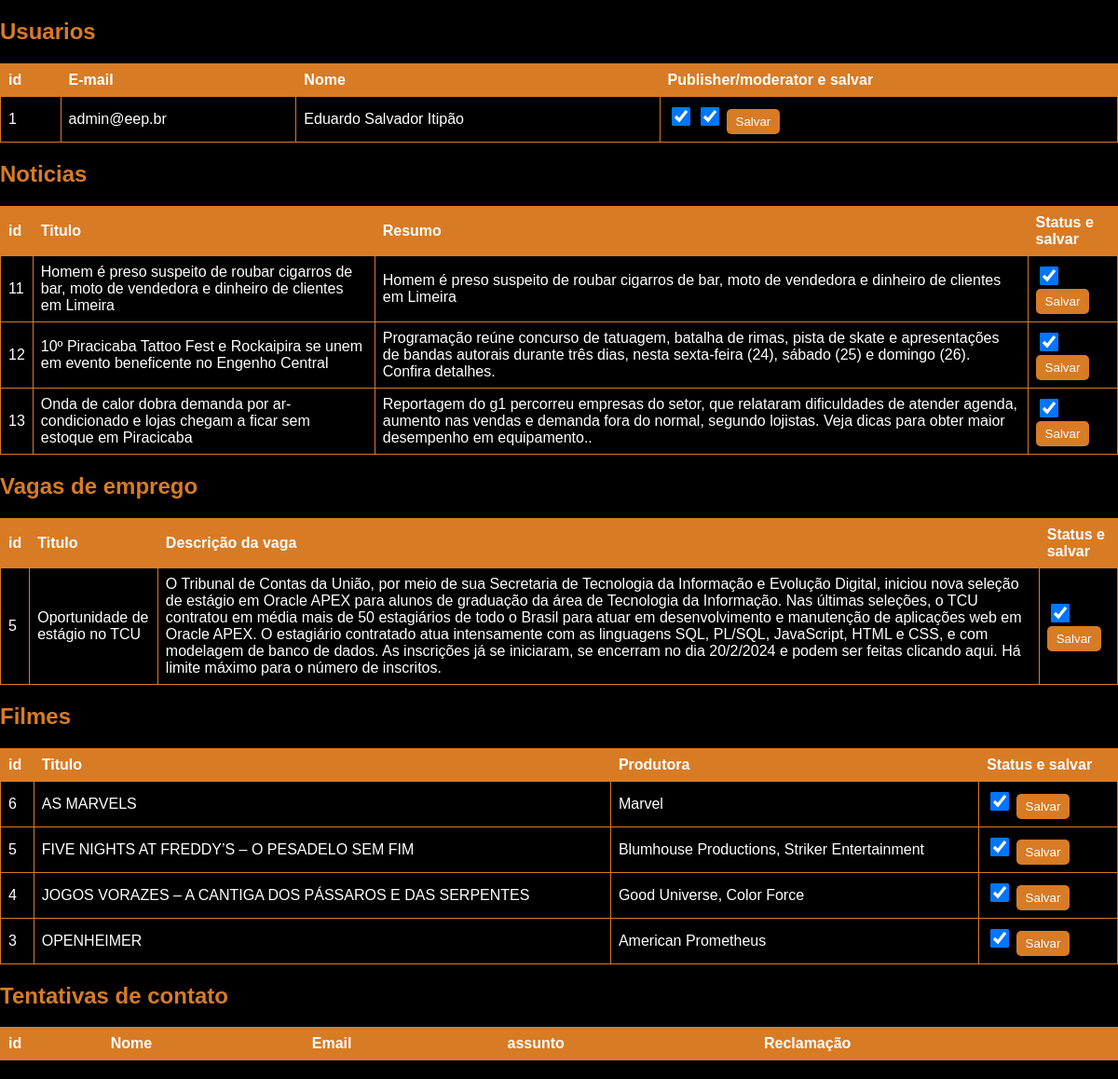
The page /admin.php (signed in) on the database its author committed.
### tables this page shows
CREATE TABLE `usuarios` (
  `id` int(11) NOT NULL,
  `email` varchar(100) NOT NULL,
  `nome` varchar(200) NOT NULL,
  `senha` varchar(30) NOT NULL,
  `publisher` tinyint(1) NOT NULL DEFAULT 0,
  `moderator` tinyint(1) NOT NULL DEFAULT 0,
  `DATACADASTRO` timestamp NOT NULL DEFAULT current_timestamp() ON UPDATE current_timestamp()
);

CREATE TABLE `news` (
  `id` int(11) NOT NULL,
  `titulo` text NOT NULL,
  `noticia` longtext NOT NULL,
  `imagem` varchar(50) NOT NULL,
  `resumo` longtext NOT NULL,
  `autor` varchar(200) NOT NULL,
  `DATACADASTRO` timestamp NOT NULL DEFAULT current_timestamp() ON UPDATE current_timestamp(),
  `stat` tinyint(1) NOT NULL DEFAULT 0
);

CREATE TABLE `classificados` (
  `id` int(11) NOT NULL,
  `titulo` tinytext NOT NULL,
  `descrição` mediumtext NOT NULL,
  `imagem` varchar(50) NOT NULL,
  `link` varchar(100) NOT NULL,
  `empresa` tinytext NOT NULL,
  `DATACADASTRO` timestamp NOT NULL DEFAULT current_timestamp() ON UPDATE current_timestamp(),
  `stat` tinyint(1) NOT NULL DEFAULT 0
);

CREATE TABLE `filmes` (
  `id` int(11) NOT NULL,
  `titulo` tinytext NOT NULL,
  `descrição` mediumtext NOT NULL,
  `imagem` varchar(100) NOT NULL,
  `link` varchar(100) NOT NULL,
  `produtora` tinytext NOT NULL,
  `DATACADASTRO` timestamp NOT NULL DEFAULT current_timestamp() ON UPDATE current_timestamp(),
  `stat` tinyint(1) NOT NULL DEFAULT 0
);

### admin.php (the view, shortened to what this page needs)
<!DOCTYPE html>
<html>
<head>
</head>
<body>
<?php
require_once 'conecta.php';
$usuarios = "SELECT id, email, nome, publisher, moderator FROM usuarios";
$con = $mysqli->query($usuarios) or die($mysqli->error);
?>
<h2>Usuarios</h2>
<form method="post">
    <table>
        <thead>
            <tr>
                <th>id</th>
                <th>E-mail</th>
                <th>Nome</th>
                <th>Publisher/moderator e salvar</th>
            </tr>
        </thead>
        <tbody>
            <?php
            while ($usuario = $con->fetch_array()) { ?>
                <tr>
                <td> <?php echo $usuario['id'] ?></td>
                <td> <?php echo $usuario['email'] ?></td>
                <td> <?php echo $usuario['nome'] ?></td>
                <td>
                    <form method="post" action="editar_user.php">
                        <input type="checkbox" name="publisher" value="" <?php if($usuario['publisher']){echo "checked";}else{echo "";}?>>
                        <input type="checkbox" name="moderator" value="" <?php if($usuario['moderator']){echo "checked";}else{echo "";}?>>
                        <input type="submit" value="Salvar">
                    </form>
                </td>
                </tr>
           <?php } ?>
        </tbody>
    </table>
</form>
<?php
$news = "SELECT id, titulo, resumo, stat FROM news ORDER BY DATACADASTRO DESC";
$connews = $mysqli->query($news) or die($mysqli->error);
?>
<h2>Noticias</h2>
    <table>
        <thead>
            <tr>
                <th>id</th>
                <th>Titulo</th>
                <th>Resumo</th>
                <th>Status e salvar</th>
            </tr>
        </thead>
        <tbody>
            <?php
            while ($news = $connews->fetch_array()) { ?>
                <tr>
                <td> <?php echo $news['id'] ?></td>
                <td> <?php echo $news['titulo'] ?></td>
                <td> <?php echo $news['resumo'] ?></td>
                <td>
                    <form method="post" action="editar_not.php">
                        <input type="checkbox" name="ativa" value="" <?php if($news['stat']){echo "checked";}else{echo "";}?>>
                        <input type="submit" value="Salvar">
                    </form>
                </td>
                </tr>
           <?php } ?>
        </tbody>
    </table>
<?php
$class = "SELECT id, titulo, descrição, stat FROM classificados ORDER BY DATACADASTRO DESC";
$conclass = $mysqli->query($class) or die($mysqli->error);
?>
<h2>Vagas de emprego</h2>
    <table>
        <thead>
            <tr>
                <th>id</th>
                <th>Titulo</th>
                <th>Descrição da vaga</th>
                <th>Status e salvar</th>
            </tr>
        </thead>
        <tbody>
            <?php
            while ($class = $conclass->fetch_array()) { ?>
                <tr>
                <td> <?php echo $class['id'] ?></td>
                <td> <?php echo $class['titulo'] ?></td>
                <td> <?php echo $class['descrição'] ?></td>
                <td>
                    <form method="post" action="editar_class.php">
                        <input type="checkbox" name="ativa" value="" <?php if($class['stat']){echo "checked";}else{echo "";}?>>
                        <input type="submit" value="Salvar">
                    </form>
                </td>
                </tr>
           <?php } ?>
        </tbody>
    </table>
    <?php
$movie = "SELECT id, titulo, produtora, stat FROM filmes ORDER BY DATACADASTRO DESC";
$confilm = $mysqli->query($movie) or die($mysqli->error);
?>
<h2>Filmes</h2>
<table>
        <thead>
            <tr>
                <th>id</th>
                <th>Titulo</th>
                <th>Produtora</th>
                <th>Status e salvar</th>
            </tr>
        </thead>
        <tbody>
            <?php
            while ($movie = $confilm->fetch_array()) { ?>
                <tr>
                <td> <?php echo $movie['id'] ?></td>
                <td> <?php echo $movie['titulo'] ?></td>
                <td> <?php echo $movie['produtora'] ?></td>
                <td>
                    <form method="post" action="editar_filmes.php">
                        <input type="checkbox" name="ativa" value="" <?php if($movie['stat']){echo "checked";}else{echo "";}?>>
                        <input type="submit" value="Salvar">
                    </form>
                </td>
                </tr>
           <?php } ?>
        </tbody>
    </table>
<h2>Tentativas de contato</h2>
<table>
        <thead>
            <tr>
                <th>id</th>
                <th>Nome</th>
                <th>Email</th>
                <th>assunto</th>
                <th>Reclamação</th>
            </tr>
        </thead>
    </table>
    </body>
</html>

### admin.php (style rules this page uses)
body { background-color: black; color: white; font-family: Arial, sans-serif; margin: 0; padding: 0; }
h2 { color: #D87B25; }
table { width: 100%; border-collapse: collapse; margin-bottom: 20px; }
th, td { border: 1px solid #D87B25; padding: 8px; text-align: left; }
th { background-color: #D87B25; }
td input[type="submit"] { background-color: #D87B25; color: white; border: none; padding: 6px 10px; border-radius: 5px; cursor: pointer; }
td input[type="checkbox"] { width: 20px; height: 20px; }

### rows shown on the page
usuarios: id "1", email "admin@eep.br", nome "Eduardo Salvador Itipão", publisher "☑", moderator "☑"
news: id "11", titulo "Homem é preso suspeito de roubar cigarros de bar, moto de vendedora e dinheiro de clientes em Limeira", resumo "Homem é preso suspeito de roubar cigarros de bar, moto de vendedora e dinheiro de clientes em Limeira", stat "☑"
news: id "12", titulo "10º Piracicaba Tattoo Fest e Rockaipira se unem em evento beneficente no Engenho Central", resumo "Programação reúne concurso de tatuagem, batalha de rimas, pista de skate e apresentações de bandas autorais durante três dias, nesta sexta-feira (24), sábado (25) e domingo (26). Confira detalhes.", stat "☑"
news: id "13", titulo "Onda de calor dobra demanda por ar-condicionado e lojas chegam a ficar sem estoque em Piracicaba", resumo "Reportagem do g1 percorreu empresas do setor, que relataram dificuldades de atender agenda, aumento nas vendas e demanda fora do normal, segundo lojistas. Veja dicas para obter maior desempenho em equipamento..", stat "☑"
classificados: id "5", titulo "Oportunidade de estágio no TCU", descrição "O Tribunal de Contas da União, por meio de sua Secretaria de Tecnologia da Informação e Evolução Digital, iniciou nova seleção de estágio em Oracle APEX para alunos de graduação da área de Tecnologia da Informação. Nas últimas seleções, o TCU contratou em média mais de 50 estagiários de todo o Brasil para atuar em desenvolvimento e manutenção de aplicações web em Oracle APEX. O estagiário contratado atua intensamente com as linguagens SQL, PL/SQL, JavaScript, HTML e CSS, e com modelagem de banco de dados. As inscrições já se iniciaram, se encerram no dia 20/2/2024 e podem ser feitas clicando aqui. Há limite máximo para o número de inscritos.", stat "☑"
filmes: id "6", titulo "AS MARVELS", produtora "Marvel", stat "☑"
filmes: id "5", titulo "FIVE NIGHTS AT FREDDY’S – O PESADELO SEM FIM", produtora "Blumhouse Productions, Striker Entertainment", stat "☑"
filmes: id "4", titulo "JOGOS VORAZES – A CANTIGA DOS PÁSSAROS E DAS SERPENTES", produtora "Good Universe, Color Force", stat "☑"
filmes: id "3", titulo "OPENHEIMER", produtora "American Prometheus", stat "☑"
